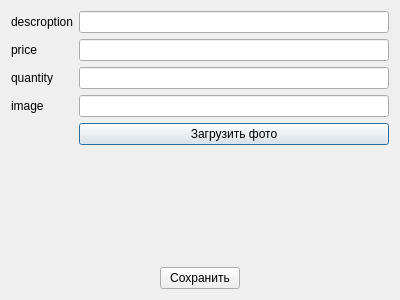
<?xml version="1.0" encoding="UTF-8"?>
<ui version="4.0">
 <class>Dialog</class>
 <widget class="QDialog" name="Dialog">
  <property name="geometry">
   <rect>
    <x>0</x>
    <y>0</y>
    <width>400</width>
    <height>300</height>
   </rect>
  </property>
  <property name="windowTitle">
   <string>Dialog</string>
  </property>
  <layout class="QVBoxLayout" name="verticalLayout">
   <item>
    <layout class="QFormLayout" name="formLayout">
     <item row="0" column="0">
      <widget class="QLabel" name="descroptionLabel">
       <property name="text">
        <string>descroption</string>
       </property>
      </widget>
     </item>
     <item row="0" column="1">
      <widget class="QLineEdit" name="descroptionLineEdit"/>
     </item>
     <item row="1" column="0">
      <widget class="QLabel" name="priceLabel">
       <property name="text">
        <string>price</string>
       </property>
      </widget>
     </item>
     <item row="1" column="1">
      <widget class="QLineEdit" name="priceLineEdit"/>
     </item>
     <item row="2" column="0">
      <widget class="QLabel" name="quantityLabel">
       <property name="text">
        <string>quantity</string>
       </property>
      </widget>
     </item>
     <item row="2" column="1">
      <widget class="QLineEdit" name="quantityLineEdit"/>
     </item>
     <item row="3" column="0">
      <widget class="QLabel" name="imageLabel">
       <property name="text">
        <string>image</string>
       </property>
      </widget>
     </item>
     <item row="3" column="1">
      <widget class="QLineEdit" name="imageLineEdit"/>
     </item>
     <item row="4" column="1">
      <widget class="QPushButton" name="pushButton_load">
       <property name="text">
        <string>Загрузить фото</string>
       </property>
      </widget>
     </item>
    </layout>
   </item>
   <item alignment="Qt::AlignHCenter">
    <widget class="QPushButton" name="pushButton_save">
     <property name="text">
      <string>Сохранить</string>
     </property>
    </widget>
   </item>
  </layout>
 </widget>
 <resources/>
 <connections/>
</ui>
